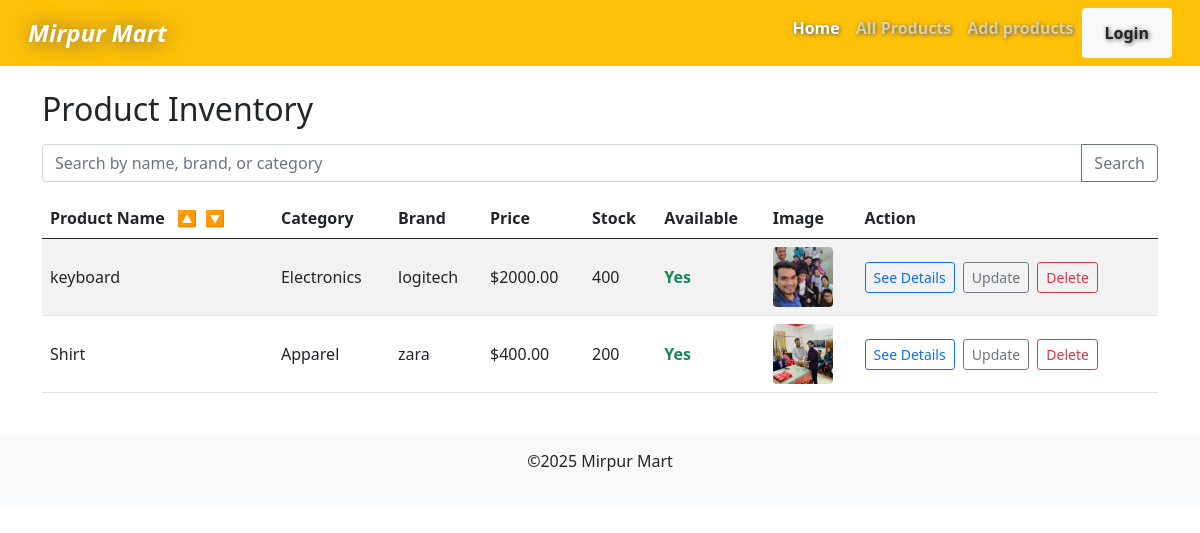
Page /all_products/ on the earlier database version.
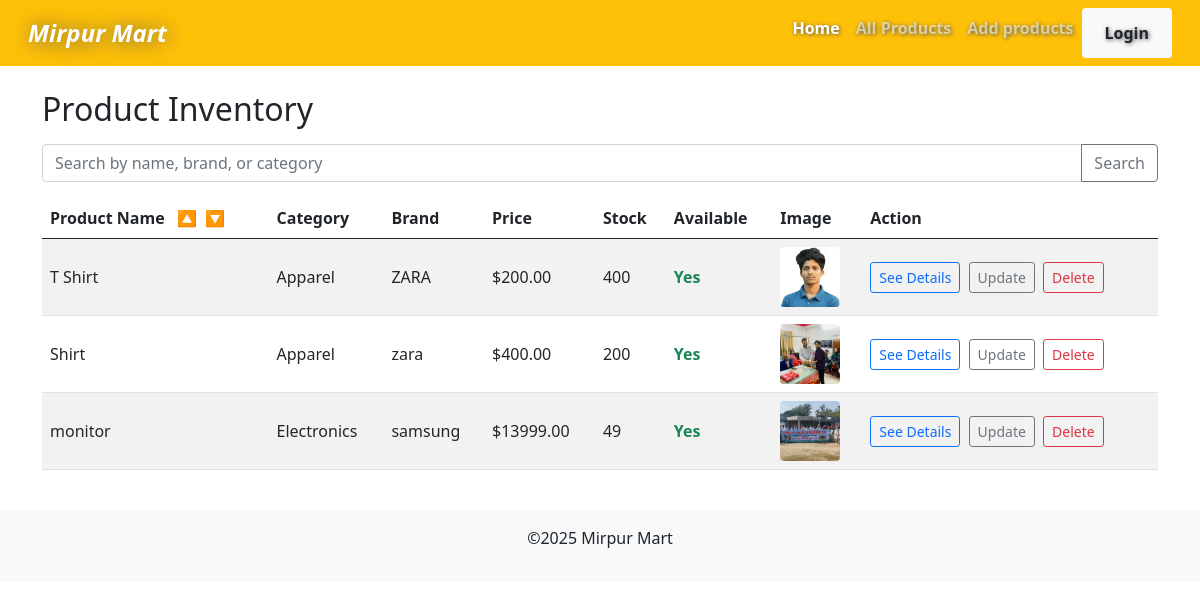
Same page on the later database version.
### products/models.py (models this page shows)
class Product(models.Model):
    name = models.CharField(max_length=255)
    description = models.TextField(max_length=200)
    price = models.DecimalField(max_digits=10, decimal_places=2)
    category = models.CharField(max_length=100)
    brand = models.CharField(max_length=100)
    is_available = models.BooleanField(default=True)
    stock_quantity = models.IntegerField(default=0)
    image = models.ImageField(upload_to='product/images/', null=True, blank=True)
    is_deleted = models.BooleanField(default=False)
    created_at = models.DateTimeField(auto_now_add=True)
    updated_at = models.DateTimeField(auto_now=True)
    def __str__(self):
        return f'{self.name} - {self.price}'

### products/views.py (the view)
# urls.py: path('all_products/', views.all_products, name='all_products'),
def all_products(request):
    query = request.GET.get('query', '').strip()
    order = request.GET.get('order', '')
    products_qs = Product.objects.filter(is_deleted=False)
    print(products_qs)
    if query:
        products_qs = products_qs.filter(
            Q(name__icontains=query) | Q(brand__icontains=query) | Q(category__icontains=query)
        )
    if order == 'asc':
        products_qs = products_qs.order_by('name')
    elif order == 'desc':
        products_qs = products_qs.order_by('-name')
    context = {
        'products': products_qs,
    }
    return render(request, 'product_page/all_products.html', context)

### products/templates/product_page/all_products.html (shortened to what this page needs)
{% extends 'base.html' %}
{% block content %}
<div class="container my-4">
    <h2 class="mb-3">Product Inventory</h2>
    <form method="get" class="mb-3">
        <div class="input-group">
            <input type="text" name="query" value="{{ request.GET.query|default:'' }}" placeholder="Search by name, brand, or category" class="form-control">
            <button class="btn btn-outline-secondary" type="submit">Search</button>
        </div>
    </form>
    <div class="table-responsive">
        <table class="table table-striped table-hover align-middle">
            <thead>
                <tr>
                    <th>
                        Product Name
                        <a href="?query={{ request.GET.query|urlencode }}&order=asc" class="ms-2 text-decoration-none">🔼</a>
                        <a href="?query={{ request.GET.query|urlencode }}&order=desc" class="ms-1 text-decoration-none">🔽</a>
                    </th>
                    <th>Category</th>
                    <th>Brand</th>
                    <th>Price</th>
                    <th>Stock</th>
                    <th>Available</th>
                    <th>Image</th>
                    <th>Action</th>
                </tr>
            </thead>
            <tbody>
                {% for product in products %}
                    <tr>
                        <td>{{ product.name }}</td>
                        <td>{{ product.category|default:"N/A" }}</td>
                        <td>{{ product.brand|default:"N/A" }}</td>
                        <td>${{ product.price|floatformat:2 }}</td>
                        <td>{{ product.stock_quantity }}</td>
                        <td>
                            {% if product.is_available %}
                                <span class="text-success fw-bold">Yes</span>
                            {% else %}
                                <span class="text-danger">No</span>
                            {% endif %}
                        </td>
                        <td>
                            {% if product.image %}
                                <img src="{{ product.image.url }}" alt="{{ product.name }}" width="60" height="60" style="object-fit:cover;border-radius:4px;">
                            {% else %}
                                <span class="text-muted small">No image</span>
                            {% endif %}
                        </td>
                        <td>
                            <a href="{% url 'product_details' product.id %}" class="btn btn-sm btn-outline-primary me-1">See Details</a>
                            <a href="{% url 'update_product' product.id %}" class="btn btn-sm btn-outline-secondary me-1">Update</a>
                            <form method="post" action="{% url 'delete_product' product.id %}" style="display:inline">
                                <button type="submit" class="btn btn-sm btn-outline-danger" onclick="return confirm('Are you sure you want to delete this product?');">Delete</button>
                            </form>
                        </td>
                    </tr>
                {% empty %}
                <tr>
                    <td colspan="8" class="text-center py-4">No products found matching your criteria.</td>
                </tr>
                {% endfor %}
            </tbody>
        </table>
    </div>
</div>
{% endblock content %}

Differences in the rows shown:
changed Product: name "keyboard" → "T Shirt"; category "Electronics" → "Apparel"; brand "logitech" → "ZARA"; price "2000.00" → "200.00"; image: a different picture
added Product: name "monitor", category "Electronics", brand "samsung", price "13999.00", stock_quantity "49", is_available "Yes", image (picture)
